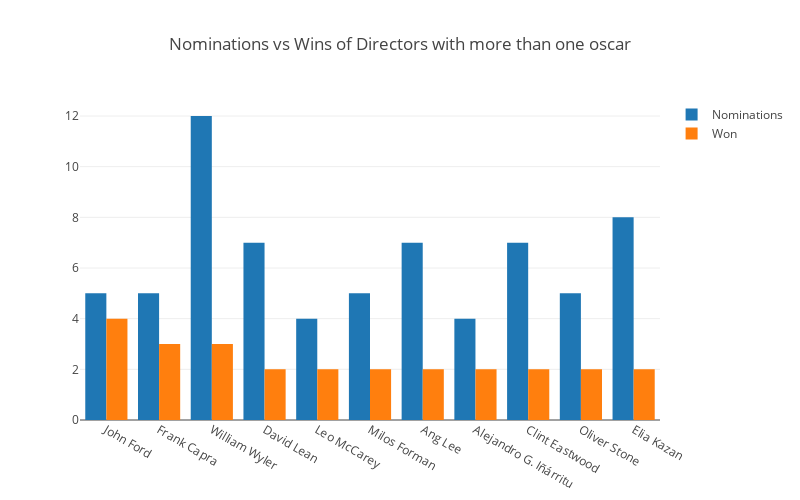

Notebook cell for this chart:
### Code cell
trace1 = go.Bar(
    x=d.index,
    y=nomi,
    name='Nominations'
)
trace2 = go.Bar(
    x=d.index,
    y=won,
    name='Won'
)

data = [trace1, trace2]
plotly.offline.iplot({
    "data": data,
    "layout": go.Layout(barmode='group', title="Nominations vs Wins of Directors with more than one oscar"
                           ,width=800,height=500,)
})

### Figure 1 — Plotly figure (JSON) as saved in the notebook; plotly's stock layout.template omitted (floating-point values rounded to 4 significant figures)
{"data": [{"name": "Nominations", "type": "bar", "x": ["John Ford", "Frank Capra", "William Wyler", "David Lean", "Leo McCarey", "Milos Forman", "Ang Lee", "Alejandro G. Iñárritu", "Clint Eastwood", "Oliver Stone", "Elia Kazan", "Fred Zinnemann", "Joseph L. Mankiewicz", "Steven Spielberg", "George Stevens", "Billy Wilder"], "y": [5, 5, 12, 7, 4, 5, 7, 4, 7, 5, 8]}, {"name": "Won", "type": "bar", "x": ["John Ford", "Frank Capra", "William Wyler", "David Lean", "Leo McCarey", "Milos Forman", "Ang Lee", "Alejandro G. Iñárritu", "Clint Eastwood", "Oliver Stone", "Elia Kazan", "Fred Zinnemann", "Joseph L. Mankiewicz", "Steven Spielberg", "George Stevens", "Billy Wilder"], "y": [4, 3, 3, 2, 2, 2, 2, 2, 2, 2, 2]}], "layout": {"barmode": "group", "height": 500, "title": "Nominations vs Wins of Directors with more than one oscar", "width": 800}}
